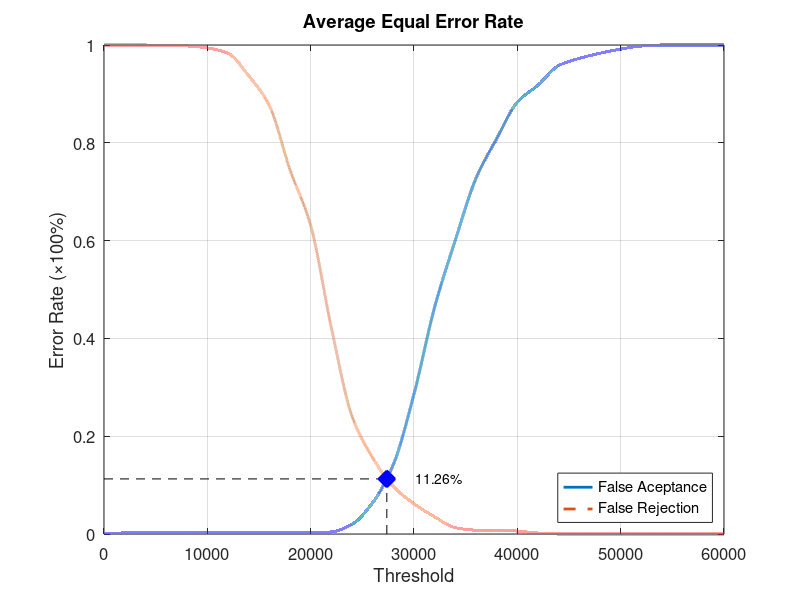
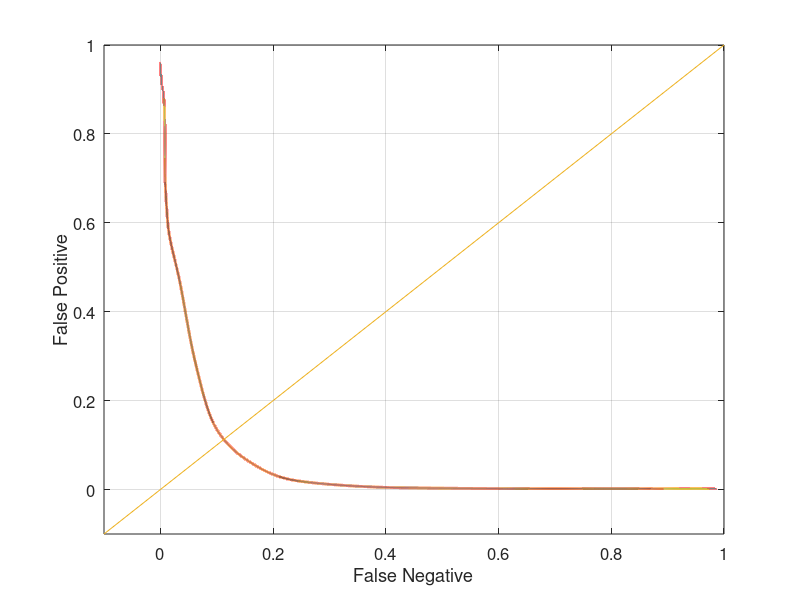

MATLAB code for these plots, in order:
function yEER = Database1Average
close all;
clear;
clc;
x = 0:2000:60000;
xq = 0:0.5:60000;

y0 = [0 0.00210526 0.00210526 0.00210526 0.00210526 0.00210526 0.00210526 0.00210526 0.00210526 0.00210526 0.00210526 0.00421053 0.02 0.0642105 0.142105 0.286316 0.464211 0.601053 0.727368 0.808421 0.883158 0.917895 0.957895 0.972632 0.983158 0.991579 0.997895 1 1 1 1];
yy0 = interp1(x, y0, xq, 'pchip');
y1 = [1 1 1 0.998 0.998 0.994 0.983 0.937 0.876 0.745 0.631 0.422 0.241 0.156 0.097 0.062 0.035 0.013 0.008 0.008 0.006 0.002 0 0 0 0 0 0 0 0 0];
yy1 = interp1(x, y1, xq, 'pchip');

% Calculating EER: 
y2 = abs(y0 - y1);
find(y2 == min(y2))
yy2 = abs(yy0 - yy1);
xEER = find(yy2 == min(yy2));
xEERIndex = xq(xEER) % X-axis EER
yEER = yy0(xEER) % Y-axis EER

main = figure
plot(xq, yy0,'-','LineWidth', 2);	hold on
plot(xq, yy1,'--','LineWidth', 2);	hold on
plot([xEERIndex xEERIndex], [0 yEER], 'k--');	hold on
plot([0 xEERIndex], [yEER yEER], 'k--');	hold on
plot(xEERIndex, yEER, 'bx', 'LineWidth', 10);	hold on
text(xEERIndex + 10 * xEERIndex / 100, yEER, [num2str(round((10000 * yEER)) / 100) '%'])
legend('False Aceptance', 'False Rejection', 'Location', 'SouthEast')
xlabel('Threshold')
ylabel('Error Rate (\times100%)')
title('Average Equal Error Rate')
set(gca, 'FontSize', 12)
axis([0 60000 0 1])
grid on

print(main, 'Database1AverageMain', '-dpng');
FNRxFPR = figure('Color', [1 1 1]);
plot(yy1, yy0, '-', yy1, yy0, 'LineWidth', 2);
hold on
y = -0.1:0.1:1
plot(y, y); 
set(gca, 'FontSize', 12)
xlabel('False Negative')
ylabel('False Positive')
axis([-0.1 1 -0.1 1])
set(gca, 'FontSize', 12)
grid on

print(FNRxFPR, 'Database1AverageFNRxFPR','-dpng');
end
